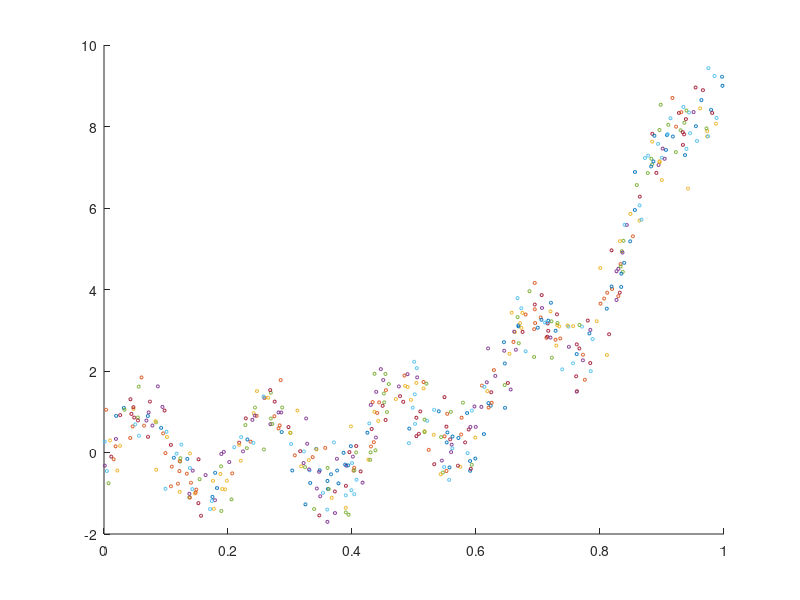
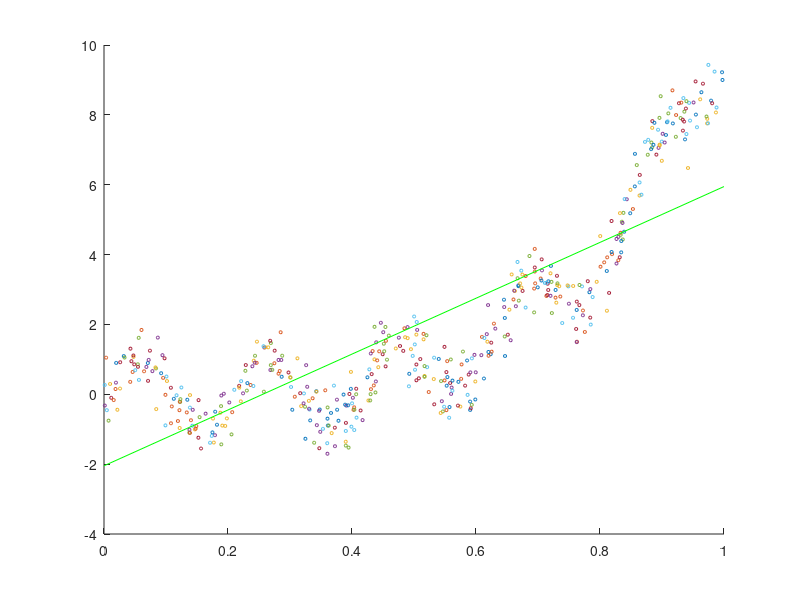

Write MATLAB code to recreate these figures, in order. (Note: this script raises an error after producing the figures.)
%PLOT DATA
%Question 1
load('reg_data_set_1.mat');
figure;
scatter(x(1),y(1),5,'blue');
hold on;
for i=2:length(x)
    scatter(x(i),y(i),5,'blue');
end
hold off;

%ANALITICAL
%Question 2
x2 = [ones(length(x),1) x];
wAnalitical = (x2'*x2)\(x2'*y);
%show values analitical
disp(['w0: ',num2str(wAnalitical(1))]);
disp(['w1: ',num2str(wAnalitical(2))]);
%plot analitical
p1 = 0:0.1:1;
p2 = wAnalitical(2)*p1+wAnalitical(1);
figure;
scatter(x(1),y(1),5,'blue');
hold on;
for i=2:length(x)
    scatter(x(i),y(i),5,'blue');
end
plot( p1, p2, 'g' );
hold off;



%ITERATING
%Question 3
t = 0.8; num_iter = 500;
descentMethod(t, num_iter, x, y, 'usual');

t = 0.1; num_iter = 2000;
descentMethod(t, num_iter, x, y, 'usual');

%Question 4
t = 0.5; num_iter = 500;
descentMethod(t, num_iter, x, y, 'normalized');


%ANALITICAL
%Question 5
x4 = [ones(length(x),1) x x.^2 x.^3];
wAnaliticalPoly = (x4'*x4)\(x4'*y);
%show values analitical
disp(['wanalitic0: ',num2str(wAnaliticalPoly(1))]);
disp(['wanalitic1: ',num2str(wAnaliticalPoly(2))]);
disp(['wanalitic2: ',num2str(wAnaliticalPoly(3))]);
disp(['wanalitic3: ',num2str(wAnaliticalPoly(4))]);
%plot analitical
p1 = 0:0.01:1;
p2 = wAnaliticalPoly(4)*p1.^3+wAnaliticalPoly(3)*p1.^2+wAnaliticalPoly(2)*p1+wAnaliticalPoly(1);
figure;
scatter(x(1),y(1),5,'blue');
hold on;
for i=2:length(x)
    scatter(x(i),y(i),5,'blue');
end
plot( p1, p2, 'g' );
hold off;


%Evaluation model
%Question 7 (missing 6)
evaluationModel;